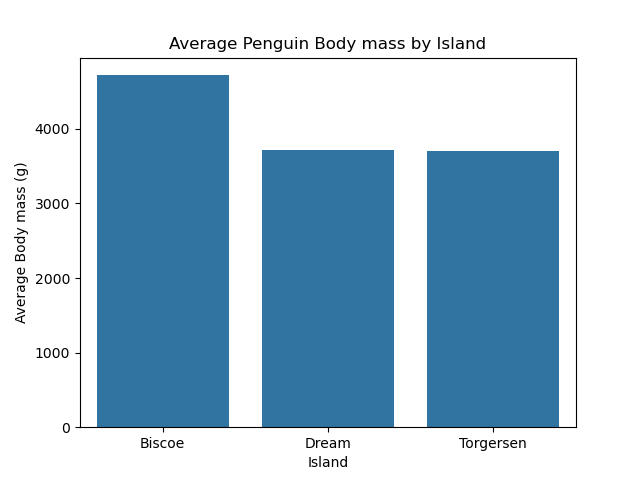

Generate this figure with Python:
import matplotlib
matplotlib.use('Agg')
import matplotlib.pyplot as plt
import seaborn as sns 
import pandas as pd

# Set default theme for all the plots
#theme_set(theme_matplotlib())
penguins = sns.load_dataset('penguins')
penguins
penguins_smooth = penguins.dropna()

Output_file = 'fattest_island.txt'

#grouped = penguins_smooth.groupby(['body_mass', 'island'])
Island_size = penguins_smooth.groupby('island')['body_mass_g'].mean()

Island_size.to_csv(Output_file, sep='\t')

#Barplot of fattest island Seaborn version
sns.barplot(x=Island_size.index, y=Island_size.values)
plt.xlabel('Island')
plt.ylabel('Average Body mass (g)')
plt.title('Average Penguin Body mass by Island')
plt.savefig('fattest_island.png')
